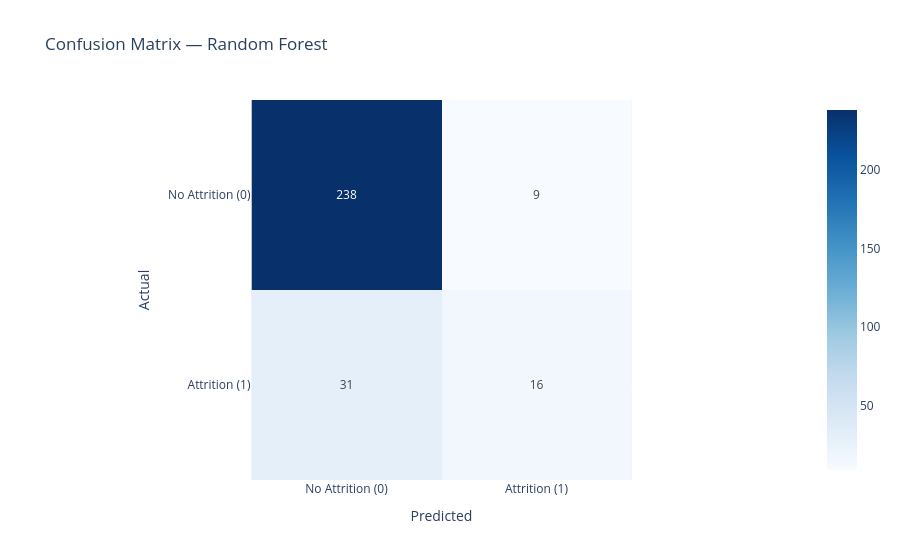

Notebook code for this chart:
### Code cell
# Confusion Matrix
cm = confusion_matrix(y_test, y_pred)

fig = px.imshow(
    cm,
    labels=dict(x='Predicted', y='Actual'),
    x=['No Attrition (0)', 'Attrition (1)'],
    y=['No Attrition (0)', 'Attrition (1)'],
    text_auto=True,
    color_continuous_scale='Blues',
    title='Confusion Matrix — Random Forest'
)
fig.show()

print('Confusion Matrix Explanation:')
print(f'  True Negative  (Predicted No,  Actual No)  : {cm[0][0]}')
print(f'  False Positive (Predicted Yes, Actual No)  : {cm[0][1]}')
print(f'  False Negative (Predicted No,  Actual Yes) : {cm[1][0]}')
print(f'  True Positive  (Predicted Yes, Actual Yes) : {cm[1][1]}')

### Figure 1 — Plotly figure (JSON) as saved in the notebook; plotly's stock layout.template omitted (floating-point values rounded to 4 significant figures)
{"data": [{"coloraxis": "coloraxis", "hovertemplate": "Predicted: %{x}<br>Actual: %{y}<br>color: %{z}<extra></extra>", "name": "0", "texttemplate": "%{z}", "type": "heatmap", "x": ["No Attrition (0)", "Attrition (1)"], "xaxis": "x", "y": ["No Attrition (0)", "Attrition (1)"], "yaxis": "y", "z": [[238, 9], [31, 16]]}], "layout": {"coloraxis": {"colorscale": [[0, "rgb(247,251,255)"], [0.125, "rgb(222,235,247)"], [0.25, "rgb(198,219,239)"], [0.375, "rgb(158,202,225)"], [0.5, "rgb(107,174,214)"], [0.625, "rgb(66,146,198)"], [0.75, "rgb(33,113,181)"], [0.875, "rgb(8,81,156)"], [1, "rgb(8,48,107)"]]}, "title": {"text": "Confusion Matrix — Random Forest"}, "xaxis": {"anchor": "y", "constrain": "domain", "domain": [0, 1], "scaleanchor": "y", "title": {"text": "Predicted"}}, "yaxis": {"anchor": "x", "autorange": "reversed", "constrain": "domain", "domain": [0, 1], "title": {"text": "Actual"}}}}
